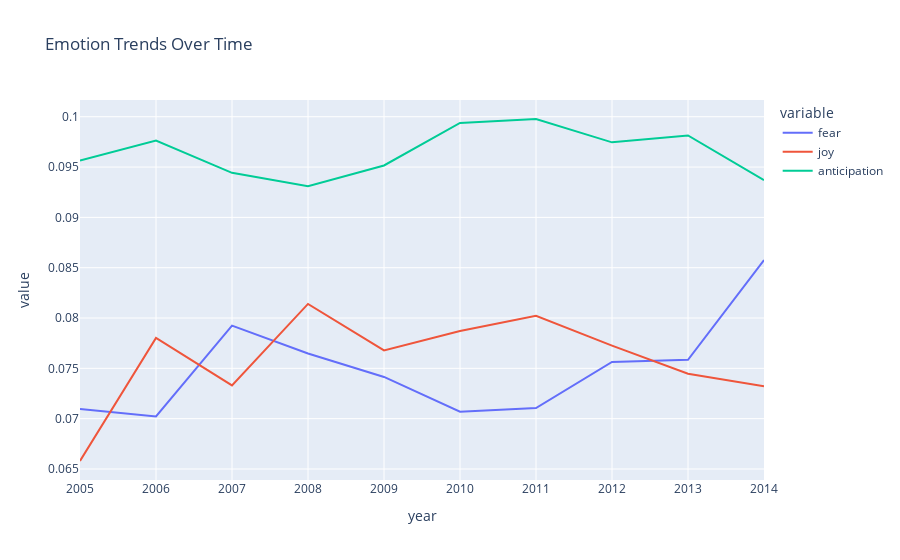

This figure's notebook cell:
### Code cell
fig = px.line(year_emotions, x='year', y=['fear','joy', 'anticipation'],
              title='Emotion Trends Over Time')
fig.show()

### Figure 1 — Plotly figure (JSON) as saved in the notebook; plotly's stock layout.template omitted (floating-point values rounded to 4 significant figures)
{"data": [{"hovertemplate": "variable=fear<br>year=%{x}<br>value=%{y}<extra></extra>", "legendgroup": "fear", "line": {"color": "#636efa", "dash": "solid"}, "marker": {"symbol": "circle"}, "mode": "lines", "name": "fear", "orientation": "v", "showlegend": true, "type": "scatter", "x": [2005, 2006, 2007, 2008, 2009, 2010, 2011, 2012, 2013, 2014], "xaxis": "x", "y": [0.07096, 0.07022, 0.07924, 0.07648, 0.07415, 0.07069, 0.07105, 0.07563, 0.07585, 0.08576], "yaxis": "y"}, {"hovertemplate": "variable=joy<br>year=%{x}<br>value=%{y}<extra></extra>", "legendgroup": "joy", "line": {"color": "#EF553B", "dash": "solid"}, "marker": {"symbol": "circle"}, "mode": "lines", "name": "joy", "orientation": "v", "showlegend": true, "type": "scatter", "x": [2005, 2006, 2007, 2008, 2009, 2010, 2011, 2012, 2013, 2014], "xaxis": "x", "y": [0.06579, 0.07803, 0.0733, 0.0814, 0.07678, 0.07872, 0.08022, 0.07726, 0.07446, 0.07323], "yaxis": "y"}, {"hovertemplate": "variable=anticipation<br>year=%{x}<br>value=%{y}<extra></extra>", "legendgroup": "anticipation", "line": {"color": "#00cc96", "dash": "solid"}, "marker": {"symbol": "circle"}, "mode": "lines", "name": "anticipation", "orientation": "v", "showlegend": true, "type": "scatter", "x": [2005, 2006, 2007, 2008, 2009, 2010, 2011, 2012, 2013, 2014], "xaxis": "x", "y": [0.09566, 0.09764, 0.09442, 0.09309, 0.09516, 0.09938, 0.09977, 0.09745, 0.09814, 0.0937], "yaxis": "y"}], "layout": {"legend": {"title": {"text": "variable"}, "tracegroupgap": 0}, "title": {"text": "Emotion Trends Over Time"}, "xaxis": {"anchor": "y", "domain": [0, 1], "title": {"text": "year"}}, "yaxis": {"anchor": "x", "domain": [0, 1], "title": {"text": "value"}}}}
